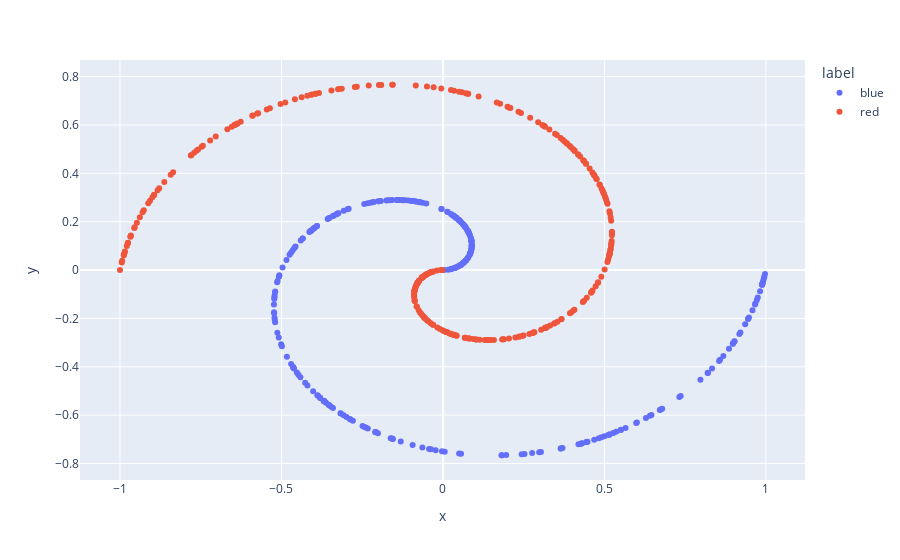

Write notebook code for a chart like this one.
### Code cell
px.scatter(samples_df, x='x', y='y', color='label')

### Figure 1 — Plotly figure (JSON) as saved in the notebook; plotly's stock layout.template omitted (floating-point values rounded to 4 significant figures; data arrays with more than 128 entries replaced by an {"elided": "..."} marker saying what was removed)
{"data": [{"hovertemplate": "label=blue<br>x=%{x}<br>y=%{y}<extra></extra>", "legendgroup": "blue", "marker": {"color": "#636efa", "symbol": "circle"}, "mode": "markers", "name": "blue", "orientation": "v", "showlegend": true, "type": "scatter", "x": {"elided": "300 float values"}, "xaxis": "x", "y": {"elided": "300 float values"}, "yaxis": "y"}, {"hovertemplate": "label=red<br>x=%{x}<br>y=%{y}<extra></extra>", "legendgroup": "red", "marker": {"color": "#EF553B", "symbol": "circle"}, "mode": "markers", "name": "red", "orientation": "v", "showlegend": true, "type": "scatter", "x": {"elided": "300 float values"}, "xaxis": "x", "y": {"elided": "300 float values"}, "yaxis": "y"}], "layout": {"legend": {"title": {"text": "label"}, "tracegroupgap": 0}, "margin": {"t": 60}, "xaxis": {"anchor": "y", "domain": [0, 1], "title": {"text": "x"}}, "yaxis": {"anchor": "x", "domain": [0, 1], "title": {"text": "y"}}}}
